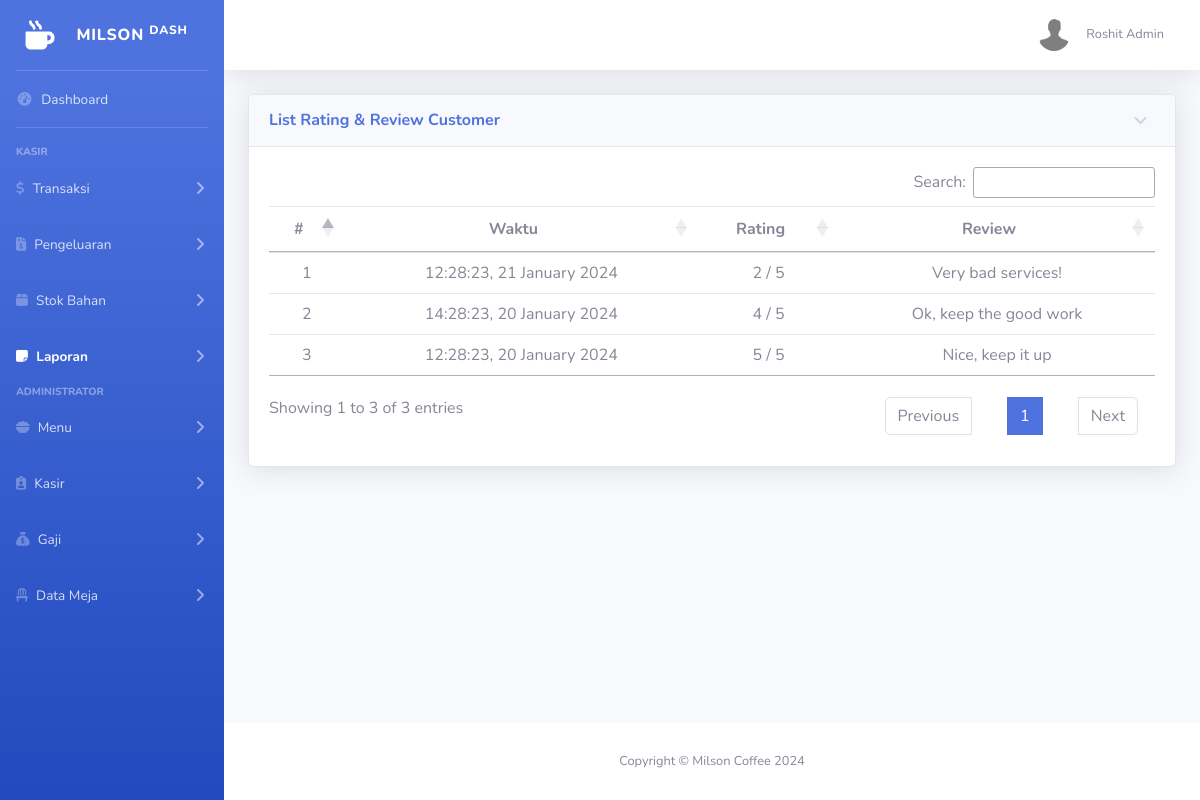
Screenshot of /public/laporan/rating (signed in) with the database file from the repository.
### tables this page shows
CREATE TABLE `review` (
  `id` int NOT NULL,
  `rating` int DEFAULT NULL,
  `review` longtext,
  `created_at` timestamp NOT NULL DEFAULT CURRENT_TIMESTAMP
);

### app/core/Controller.php (called while the page is built, shortened)
<?php
class Controller {
    public function view($view, $data = [])
    {
        require_once '../app/views/' . $view . '.php';
    }
    public function model($model)
    {
        return new $model;
    }
}

### app/controllers/Laporan.php (called while the page is built, shortened)
<?php
class Laporan extends Controller
{
    public function rating()
    {
        $data['judul'] = 'Milson Coffee | Laporan Rating & Review Pelanggan';
        $data['review'] = $this->model('Laporan_model')->laporanReview();
        $this->view('dashboard/laporan/laporan_review', $data);
    }
}

### app/core/App.php (called while the page is built, shortened)
<?php
class App {
    protected $method = 'index';
    protected $params = [];
    public function __construct()
    {
        $url = $this->parseURL();
        if (file_exists('../app/controllers/' . $url[0] . '.php')) {
            unset($url[0]);
        }
        $this->controller = new $this->controller;
        if (isset($url[1])) {
            if (method_exists($this->controller, $url[1])) {
                $this->method = $url[1];
            }
        }
        call_user_func_array([$this->controller, $this->method], $this->params);
    }
    public function parseURL()
    {
        if (isset($_GET['url'])) {
            $url = rtrim($_GET['url'], '/');
            $url = filter_var($url, FILTER_SANITIZE_URL);
            $url = explode('/', $url);
            return $url;
        }
    }
}

### public/index.php (called while the page is built, shortened)
<?php
$app = new App;

### app/core/database.php (called while the page is built, shortened)
<?php
class Database
{
    private $host = DB_HOST;
    private $user = DB_USER;
    private $password = DB_PASS;
    private $database = DB_DATABASE;
    private $dbh;
    private $stmt;
    public function __construct()
    {
        $dsn = 'mysql:host=' . $this->host . ';dbname=' . $this->database;
        $option = [
            PDO::ATTR_PERSISTENT => true,
            PDO::ATTR_ERRMODE => PDO::ERRMODE_EXCEPTION,
        ];
        try {
            $this->dbh = new PDO($dsn, $this->user, $this->password, $option);
        } catch (PDOException $e) {
            die($e->getMessage());
        }
    }
    public function query($query)
    {
        $this->stmt = $this->dbh->prepare($query);
    }
    public function execute()
    {
        $this->stmt->execute();
    }
    public function resultSet()
    {
        $this->execute();
        return $this->stmt->fetchAll(PDO::FETCH_ASSOC);
    }
}

### app/models/Laporan_model.php (called while the page is built, shortened)
<?php
class Laporan_model
{
    private $db;
    public function __construct()
    {
        $this->db = new Database;
    }
    public function laporanReview()
    {
        $query = "SELECT * FROM review ORDER BY created_at DESC";
        $this->db->query($query);
        $this->db->execute();
        return $this->db->resultSet();
    }
}

### app/views/dashboard/laporan/laporan_review.php (the view, shortened to what this page needs)
<?php
require __DIR__ . '/../../templates/sidebar.php';
?>
<div id="content-wrapper" class="d-flex flex-column">
    <div id="content">
        <?php
        require __DIR__ . '/../../templates/topbar.php'
        ?>
        <div class="container-fluid">
            <div class="card shadow mb-4">
                <a href="#collapseCardExample" class="d-block card-header py-3" data-toggle="collapse" role="button"
                    aria-expanded="true" aria-controls="collapseCardExample">
                    <h6 class="m-0 font-weight-bold text-primary">List Rating & Review Customer</h6>
                </a>
                <div class="collapse show" id="collapseCardExample">
                    <div class="card-body">
                        <div class="table-responsive">
                            <table class="table" id="reportTable">
                                <thead>
                                    <tr>
                                        <th scope="col" class="text-center">#</th>
                                        <th scope="col" class="text-center">Waktu</th>
                                        <th scope="col" class="text-center">Rating</th>
                                        <th scope="col" class="text-center">Review</th>
                                    </tr>
                                </thead>
                                <tbody>
                                    <?php $iteration = 1; ?>
                                    <?php foreach ($data['review'] as $item) : ?>
                                    <tr>
                                        <td class="text-center"><?= $iteration ?></td>
                                        <td class="text-center"><?= date('H:i:s, j F Y', strtotime($item['created_at'])) ?></td>
                                        <td class="text-center"><?= $item['rating'] ?> / 5</td>
                                        <td class="text-center"><?= $item['review'] ?></td>
                                    </tr>
                                    <?php $iteration++ ?>
                                    <?php endforeach; ?>
                                </tbody>
                            </table>
                        </div>
                    </div>
                </div>
            </div>
        </div>
    </div>
    <footer class="sticky-footer bg-white">
        <div class="container my-auto">
            <div class="copyright text-center my-auto">
                <span>Copyright &copy; <?= WEB_NAME ?></span>
            </div>
        </div>
    </footer>
</div>

### rows the page displays
review: created_at "12:28:23, 21 January 2024", rating "2", review "Very bad services!"
review: created_at "14:28:23, 20 January 2024", rating "4", review "Ok, keep the good work"
review: created_at "12:28:23, 20 January 2024", rating "5", review "Nice, keep it up"

### other values shown
$_SESSION['name'] "Roshit Admin"
WEB_NAME "Milson Coffee 2024"
